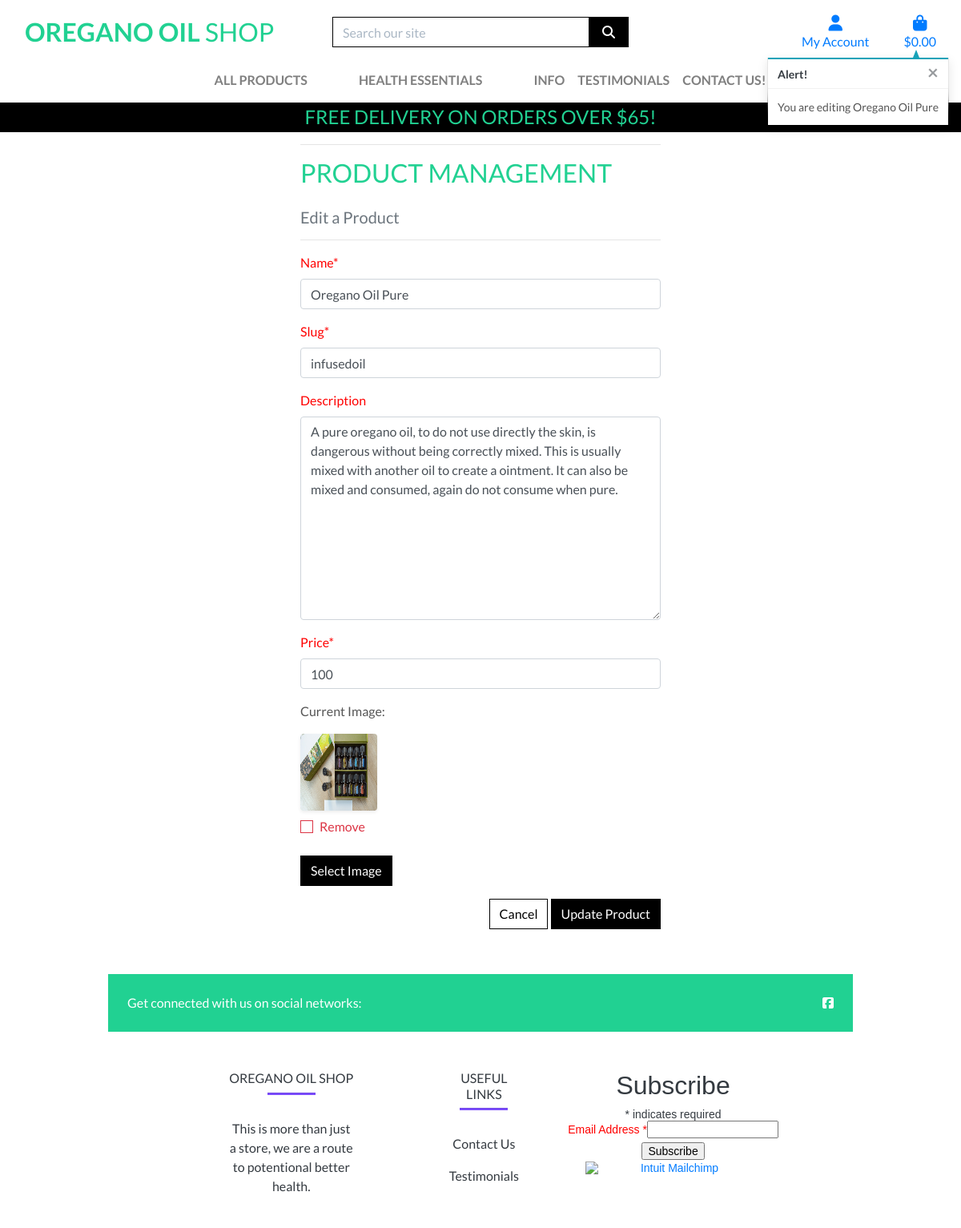
Page /products/edit/2/ (signed in) on the committed database.
### products/models.py (models this page shows, shortened)
class Product(models.Model):
    name = models.CharField(max_length=255)
    slug = models.SlugField()
    description = models.TextField(blank=True, null=True)
    price = models.IntegerField()
    created_at = models.DateTimeField(auto_now_add=True)
    image = models.ImageField(upload_to='', default='media/images/default.jpg')
    class Meta:
        ordering = ('-created_at',)

### products/views.py (the view)
# urls.py: path('edit/<int:product_id>/', views.edit_product, name='edit_product'),
@login_required
def edit_product(request, product_id):
    product = get_object_or_404(Product, pk=product_id)
    if request.method == 'POST':
        form = ProductForm(request.POST, request.FILES, instance=product)
        if form.is_valid():
            form.save()
            messages.success(request, 'Successfully updated product!')
            return redirect(reverse('product_detail', args=[product.id]))
        else:
            messages.error(request, 'Failed to update product. Please ensure the form is valid.')
    else:
        form = ProductForm(instance=product)
        messages.info(request, f'You are editing {product.name}')
    template = 'products/edit_product.html'
    context = {
        'form': form,
        'product': product,
    }
    return render(request, template, context)

### products/forms.py
class ProductForm(forms.ModelForm):
    class Meta:
        model = Product
        fields = '__all__'
    image = forms.ImageField(label='Image', required=False, widget=CustomClearableFileInput)

### bag/contexts.py (called while the page is built, shortened)
def bag_contents(request):
    bag_items = []
    total = 0
    product_count = 0
    bag = request.session.get('bag', {})
    if total < settings.FREE_DELIVERY_THRESHOLD:
        delivery = total * Decimal(settings.STANDARD_DELIVERY_PERCENTAGE / 100)
        free_delivery_delta = settings.FREE_DELIVERY_THRESHOLD - total
    else:
        delivery = 0
        free_delivery_delta = 0
    grand_total = delivery + total
    context = {
        'bag_items': bag_items,
        'total': total,
        'product_count': product_count,
        'delivery': delivery,
        'free_delivery_delta': free_delivery_delta,
        'free_delivery_threshold': settings.FREE_DELIVERY_THRESHOLD,
        'grand_total': grand_total,
    }
    return context

### products/templates/products/edit_product.html (shortened to what this page needs)
{% extends "base.html" %}
{% load static %}
{% block page_header %}
    <div class="container header-container">
    </div>
{% endblock %}
{% block content %}
    <div class="container">
        <div class="row justify-content-center ">
            <div class="col-12 col-md-6">
                <hr>
                <h2 class="logo-font mb-4">Product Management</h2>
                <h5 class="text-muted">Edit a Product</h5>
                <hr>
            </div>
        </div>
        <div class="row justify-content-center">
            <div class="col-12 col-md-6">
                <form method="POST" action="{% url 'edit_product' product.id %}" class="form mb-2" enctype="multipart/form-data">
                    {% for field in form %}
                        {% if field.name != 'image' %}
                            {{ field | as_crispy_field }}
                        {% else %}
                            {{ field }}
                        {% endif %}
                    {% endfor %}
                    <div class="text-right">
                        <a class="btn btn-outline-black rounded-0" href="{% url 'products' %}">Cancel</a>
                        <button class="btn btn-black rounded-0" type="submit">Update Product</button>
                    </div>
                </form>
            </div>
        </div>
    </div>
{% endblock %}

### static/css/base.css (style rules this page uses)
html { height: 100%; }
body { background-image: url('https://res.cloudinary.com/dul4q5fmz/image/upload/v1705770344/static/images/oregano-2662890_1280.8cbe19c417ca.jpg') ; background-size: cover; height: calc(100vh - 164px); color: #555; font-family: 'Lato'; }
label { color:red }
.logo-font { text-transform: uppercase; color: #21D192; }
.btn-black { background: black; color: white; }
.btn-outline-black { background: white; color: black !important; border: 1px solid black; }
@media (min-width: 1200px) { .container { max-width: 80%; } }
@media (min-width: 992px) { .header-container { padding-top: 164px; } }

### rows in the picture
Product: name "Oregano Oil Pure" "infusedoil" "A pure oregano oil, to do not use directly the skin, is dangerous without being correctly mixed. This is usually mixed with another oil to create a ointment. It can also be mixed and consumed, again do not consume when pure." "100"

### other values in the picture
{{ free_delivery_threshold }} "65"
{{ message }} "You are editing Oregano Oil Pure"
{{ widget.initial_text }} "Current Image"
{{ widget.clear_checkbox_label }} "Remove"
